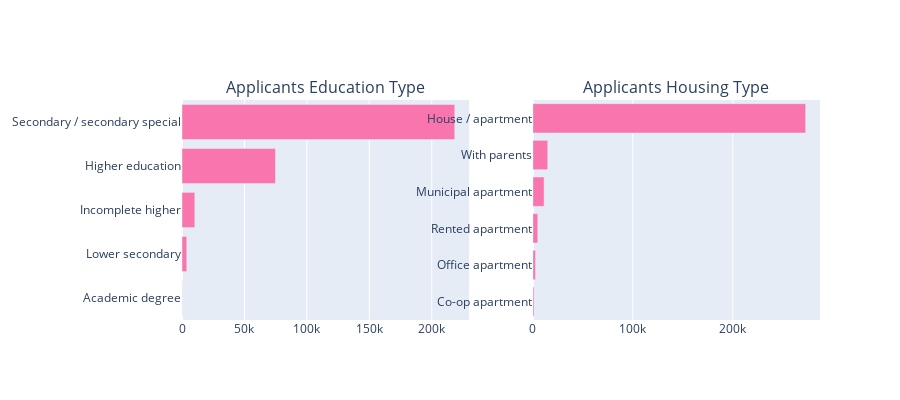
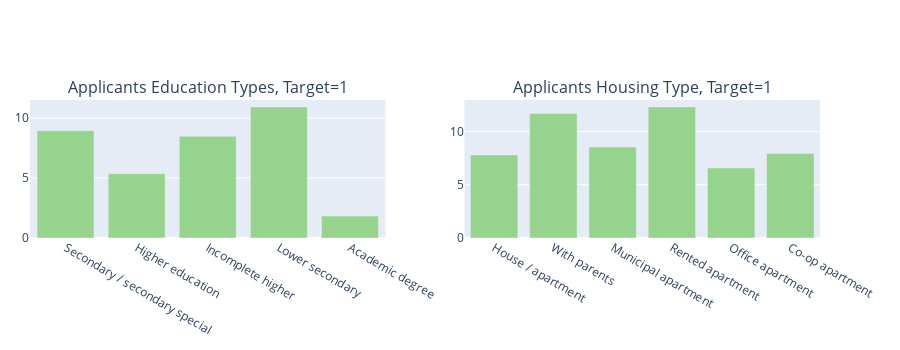

The notebook cell these images were saved under, in order:
### Code cell
# loan application according to level of education and housing type
tr1 = bar_hor(application_data, "NAME_EDUCATION_TYPE", "Distribution of " ,"#f975ae", w=700, lm=100, return_trace= True)
tr2 = bar_hor(application_data, "NAME_HOUSING_TYPE", "Distribution of " ,"#f975ae", w=700, lm=100, return_trace = True)

fig = tools.make_subplots(rows=1, cols=2, print_grid=False, subplot_titles = ['Applicants Education Type', 'Applicants Housing Type' ])
fig.append_trace(tr1, 1, 1);
fig.append_trace(tr2, 1, 2);
fig['layout'].update(height=400, showlegend=False, margin=dict(l=100));
iplot(fig);


tr1, tr2 = gp('NAME_EDUCATION_TYPE', 'Applicants Income Types which repayed the loan')
tr3, tr4 = gp('NAME_HOUSING_TYPE', 'Applicants Income Types which repayed the loan')
fig = tools.make_subplots(rows=1, cols=2, print_grid=False, 
                          subplot_titles = ["Applicants Education Types, Target=1", "Applicants Housing Type, Target=1"])
fig.append_trace(tr1, 1, 1);
fig.append_trace(tr3, 1, 2);
fig['layout'].update(height=350, showlegend=False, margin=dict(l=30));
iplot(fig);

### Figure 1 — Plotly figure (JSON) as saved in the notebook; plotly's stock layout.template omitted (floating-point values rounded to 4 significant figures)
{"data": [{"marker": {"color": "#f975ae"}, "orientation": "h", "type": "bar", "x": [164, 3816, 10277, 74863, 218391], "xaxis": "x", "y": ["Academic degree", "Lower secondary", "Incomplete higher", "Higher education", "Secondary / secondary special"], "yaxis": "y"}, {"marker": {"color": "#f975ae"}, "orientation": "h", "type": "bar", "x": [1122, 2617, 4881, 11183, 14840, 272868], "xaxis": "x2", "y": ["Co-op apartment", "Office apartment", "Rented apartment", "Municipal apartment", "With parents", "House / apartment"], "yaxis": "y2"}], "layout": {"annotations": [{"font": {"size": 16}, "showarrow": false, "text": "Applicants Education Type", "x": 0.225, "xanchor": "center", "xref": "paper", "y": 1, "yanchor": "bottom", "yref": "paper"}, {"font": {"size": 16}, "showarrow": false, "text": "Applicants Housing Type", "x": 0.775, "xanchor": "center", "xref": "paper", "y": 1, "yanchor": "bottom", "yref": "paper"}], "height": 400, "margin": {"l": 100}, "showlegend": false, "xaxis": {"anchor": "y", "domain": [0, 0.45]}, "xaxis2": {"anchor": "y2", "domain": [0.55, 1]}, "yaxis": {"anchor": "x", "domain": [0, 1]}, "yaxis2": {"anchor": "x2", "domain": [0, 1]}}}

### Figure 2 — Plotly figure (JSON) as saved in the notebook; plotly's stock layout.template omitted (floating-point values rounded to 4 significant figures)
{"data": [{"marker": {"color": "#96D38C"}, "name": "Target : 1", "type": "bar", "x": ["Secondary / secondary special", "Higher education", "Incomplete higher", "Lower secondary", "Academic degree"], "xaxis": "x", "y": [8.94, 5.355, 8.485, 10.93, 1.829], "yaxis": "y"}, {"marker": {"color": "#96D38C"}, "name": "Target : 1", "type": "bar", "x": ["House / apartment", "With parents", "Municipal apartment", "Rented apartment", "Office apartment", "Co-op apartment"], "xaxis": "x2", "y": [7.796, 11.7, 8.54, 12.31, 6.572, 7.932], "yaxis": "y2"}], "layout": {"annotations": [{"font": {"size": 16}, "showarrow": false, "text": "Applicants Education Types, Target=1", "x": 0.225, "xanchor": "center", "xref": "paper", "y": 1, "yanchor": "bottom", "yref": "paper"}, {"font": {"size": 16}, "showarrow": false, "text": "Applicants Housing Type, Target=1", "x": 0.775, "xanchor": "center", "xref": "paper", "y": 1, "yanchor": "bottom", "yref": "paper"}], "height": 350, "margin": {"l": 30}, "showlegend": false, "xaxis": {"anchor": "y", "domain": [0, 0.45]}, "xaxis2": {"anchor": "y2", "domain": [0.55, 1]}, "yaxis": {"anchor": "x", "domain": [0, 1]}, "yaxis2": {"anchor": "x2", "domain": [0, 1]}}}
